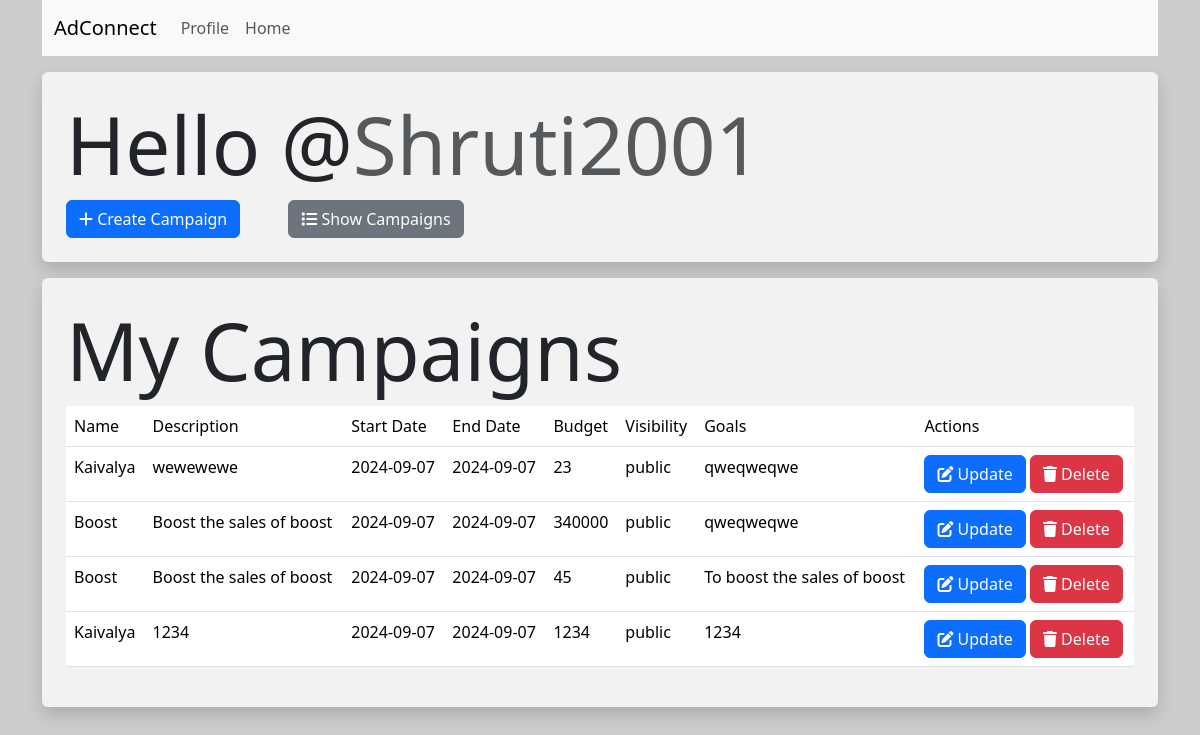
The page /sponsor/1/show_campaigns (signed in) on the database its author committed.
### models.py (models this page shows)
class Sponsor(db.Model):
    __tablename__ = 'sponsors'
    id = db.Column(db.Integer, primary_key=True)
    username = db.Column(db.String(128),unique=True,nullable=False)
    passhash = db.Column(db.String(256),nullable=False)
    name = db.Column(db.String(64),nullable=True)
    budget = db.Column(db.Integer,nullable=True)
    industry = db.Column(db.String(64), nullable=True)
    campaigns = db.relationship('Campaign', back_populates='sponsor')
    ad_requests = db.relationship('AdRequest', back_populates='sponsor')

class Campaign(db.Model):
    __tablename__ = 'campaigns'
    id = db.Column(db.Integer, primary_key=True)
    name = db.Column(db.String(256), nullable=False)
    description = db.Column(db.Text)
    start_date = db.Column(db.Date)
    end_date = db.Column(db.Date)
    budget = db.Column(db.Integer)
    visibility = db.Column(db.String(64))  # Could be 'public' or 'private'
    goals = db.Column(db.Text)
    sponsor_id = db.Column(db.Integer, db.ForeignKey('sponsors.id'))
    sponsor = db.relationship('Sponsor', back_populates='campaigns')
    ad_requests = db.relationship('AdRequest', back_populates='campaign')

### routes.py (the view)
@app.route("/sponsor/<int:sponsor_id>/show_campaigns")
@sponsor_required
def show_campaigns(sponsor_id):
    campaigns = Campaign.query.filter_by(sponsor_id = sponsor_id).all()
    sponsor = Sponsor.query.filter_by(id=sponsor_id).first()
    return render_template("sponsor/show_campaigns.html", campaigns = campaigns,sponsor = sponsor)

### routes.py (called while the page is built)
def sponsor_required(inner_func):
    @wraps(inner_func)
    def decorated_func(*args, **kwargs):
        if session.get("id"):
            if session.get("user_type") == "sponsor":
                return inner_func(*args, **kwargs)
            else:
                flash("Error : You are not authorized to access this page")
                return redirect(url_for('index'))
        else:
            flash("Error : Please log in to continue")
            return redirect(url_for('login'))
    return decorated_func

### templates/sponsor/show_campaigns.html (shortened to what this page needs)
{% extends 'layout.html' %}
{% block content %}
    <div class="p-4 bg-white bg-opacity-75 rounded shadow mt-3">
        <h1 class="display-1">Hello @<span class="text-muted">{{  sponsor.username  }}</span></h1>
        <div class="d-flex gap-5">
            <a href="{{  url_for('create_campaign',sponsor_id = sponsor.id)  }}" class="btn btn-primary"><i class="fa-solid fa-plus"></i> Create Campaign</a>
            <button type="submit" class="btn btn-secondary"><i class="fa-solid fa-list"></i> Show Campaigns</button>
        </div>
    </div>
    <div class="p-4 bg-white bg-opacity-75 rounded shadow mt-3">
        <h1 class="display-1">My Campaigns</h1>
        <table class="table table-hover">
            <thead>
                <tr>
                    <td>Name</td>
                    <td>Description</td>
                    <td>Start Date</td>
                    <td>End Date</td>
                    <td>Budget</td>
                    <td>Visibility</td>
                    <td>Goals</td>
                    <td>Actions</td>
                </tr>
            </thead>
            <tbody>
                {% for campaign in campaigns %}
                    <tr>
                        <td>{{campaign.name}}</td>
                        <td>{{campaign.description}}</td>
                        <td>{{campaign.start_date}}</td>
                        <td>{{campaign.end_date}}</td>
                        <td>{{campaign.budget}}</td>
                        <td>{{campaign.visibility}}</td>
                        <td>{{campaign.goals}}</td>
                        <td>
                            <a href="{{url_for('update_campaign', campaign_id=campaign.id)}}" class="btn btn-primary">
                                <i class="fas fa-edit"></i>
                                Update
                            </a>
                            <a href="{{url_for('delete_campaign', campaign_id=campaign.id)}}" class="btn btn-danger">
                                <i class="fas fa-trash"></i>
                                Delete
                            </a>
                        </td>
                    </tr>
                {% endfor %}
            </tbody>
        </table>
    </div>
{% endblock %}

### templates/layout.html (shortened to what this page needs)
<!DOCTYPE html>
<html lang="en">
<head>
    <link href="https://cdn.jsdelivr.net/npm/bootstrap@5.3.3/dist/css/bootstrap.min.css" rel="stylesheet">
    <link rel="stylesheet" href="https://cdnjs.cloudflare.com/ajax/libs/font-awesome/6.6.0/css/all.min.css" />
</head>
<body>
    <div class="container">
        {% include 'navbar.html' %}
        {% block content %}
        {% endblock %}
    </div>
</body>
</html>

### templates/navbar.html (shortened to what this page needs)
<nav class="navbar navbar-expand-lg bg-body-tertiary">
    <div class="container-fluid">
      <a class="navbar-brand" href="{{  url_for('index')  }}">AdConnect</a>
      <div class="collapse navbar-collapse" id="navbarSupportedContent">
        <ul class="navbar-nav me-auto mb-2 mb-lg-0">
          {% if not session.get('id') %}
            <li class="nav-item">
              <a class="nav-link" href="{{  url_for('login')  }}">Login</a>
            </li>
            <li class="nav-item">
              <a class="nav-link" href="{{ url_for('register')  }}">Register</a>
            </li>
          {% else %}
            <li class="nav-item">
              <a class="nav-link" href="{{ url_for('profile')  }}">Profile</a>
            </li>
            {% if session['user_type'] == 'sponsor' %}
                <a class="nav-link" href="{{ url_for('sponsor_home')  }}">Home</a>
            {% elif session['user_type'] == 'influencer' %}
              <li class="nav-item"></li>
                <a class="nav-link" href="{{ url_for('influencer_home')  }}">Home</a>
              </li>
            {% endif %}
          {% endif %}
        </ul>
      </div>
    </div>
  </nav>

### templates/layout.html (style rules this page uses)
body { background-image: url('https://picsum.photos/1920/1080'); background-size: cover; background-repeat: no-repeat; background-attachment: fixed; }

### rows shown on the page
Sponsor: username "Shruti2001"
Campaign: name "Kaivalya", description "wewewewe", start_date "2024-09-07", end_date "2024-09-07", budget "23", visibility "public", goals "qweqweqwe"
Campaign: name "Boost", description "Boost the sales of boost", start_date "2024-09-07", end_date "2024-09-07", budget "340000", visibility "public", goals "qweqweqwe"
Campaign: name "Boost", description "Boost the sales of boost", start_date "2024-09-07", end_date "2024-09-07", budget "45", visibility "public", goals "To boost the sales of boost"
Campaign: name "Kaivalya", description "1234", start_date "2024-09-07", end_date "2024-09-07", budget "1234", visibility "public", goals "1234"
